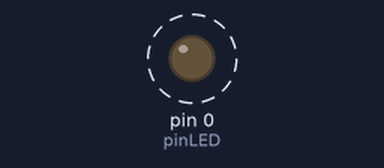
The program below on a simulated Teensy 3. Shown: output pins drawn as LEDs (lit = HIGH). Dashed ring = blinking. What the program prints to the serial monitor is not drawn.

Above: at 0.5 s.
Timing chart, 0 to 4.6 s (numbered marks = the images above):
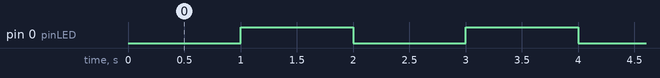

The program:

main.cpp
```cpp
// (licence header left out)
#include <Arduino.h>

static uint8_t pinLED = 0;
static uint8_t led_state = LOW;
static uint16_t counter = 0;
static uint32_t last_millis = 0;

void setup()
{
  Serial.begin(9600);
  pinMode(pinLED, OUTPUT); // Set the pin connected to the built in LED as output
}

void loop()
{
  uint32_t now = millis();
  Serial.printf("now = %d\n", now);
  Serial.printf("last_millis = %d\n", last_millis);
  Serial.printf("counter = %d\n", counter);
  if (last_millis > now) // When the timer gets overflowed
  {
    counter += (0xFFFFFFFFu - last_millis) + 1u + now;
    Serial.printf("counter in if = %d\n", counter);
  }
  else
  {
    counter += (now - last_millis);
    Serial.printf("counter in else = %d\n", counter);
  }
  last_millis = now;
  Serial.printf("last_millis = now =  %d\n", last_millis);
  if (counter >= 1000u)
  {
    Serial.printf("the counter is bigger than 1000u = %d\n\n", counter);
    counter = 0;
    led_state = !led_state;
    digitalWrite(pinLED, led_state);
  }
}
```

Measured:
- by itself, pin 0 (pinLED): alternates HIGH for 1.0 s and LOW for 1.0 s
